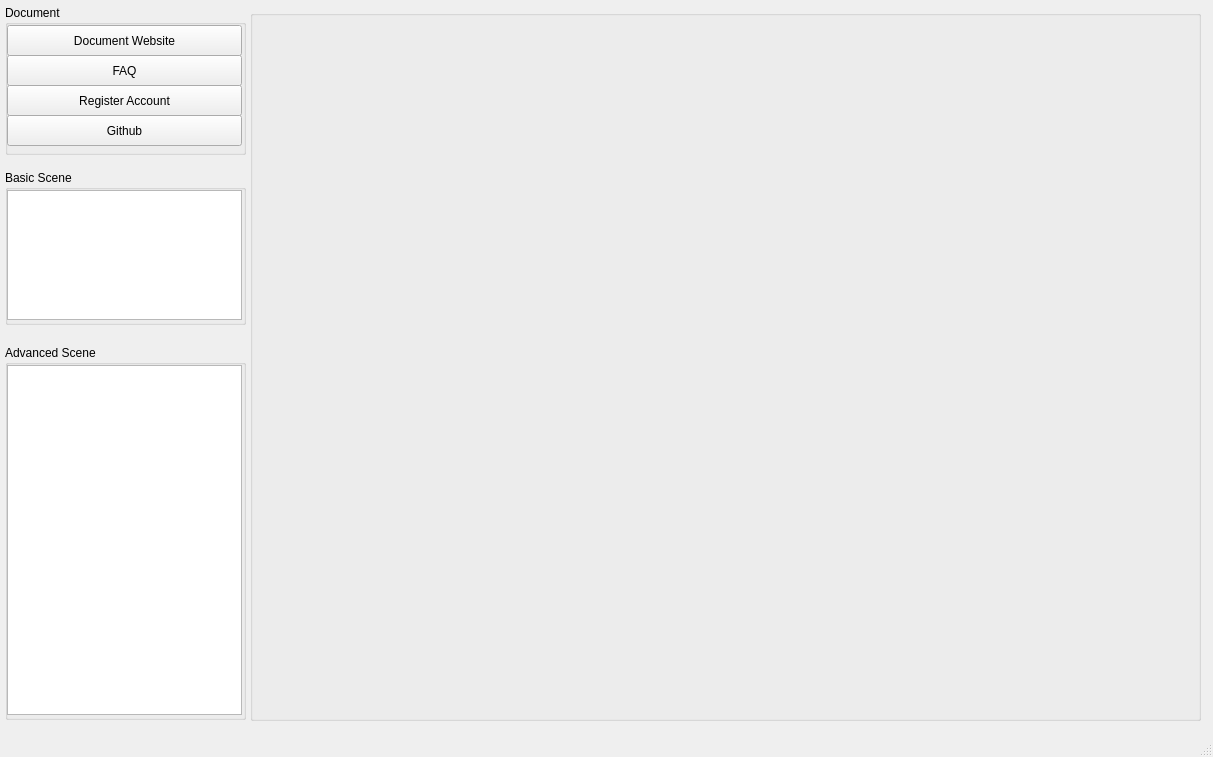
<?xml version="1.0" encoding="UTF-8"?>
<ui version="4.0">
 <class>MainWindow</class>
 <widget class="QMainWindow" name="MainWindow">
  <property name="geometry">
   <rect>
    <x>0</x>
    <y>0</y>
    <width>1213</width>
    <height>757</height>
   </rect>
  </property>
  <property name="windowTitle">
   <string>MainWindow</string>
  </property>
  <widget class="QWidget" name="centralwidget">
   <widget class="QGroupBox" name="groupBoxDoc">
    <property name="geometry">
     <rect>
      <x>5</x>
      <y>5</y>
      <width>241</width>
      <height>150</height>
     </rect>
    </property>
    <property name="title">
     <string>Document</string>
    </property>
    <widget class="QPushButton" name="btnAgoraSite">
     <property name="geometry">
      <rect>
       <x>2</x>
       <y>20</y>
       <width>235</width>
       <height>31</height>
      </rect>
     </property>
     <property name="text">
      <string>Document Website</string>
     </property>
    </widget>
    <widget class="QPushButton" name="btnFAQ">
     <property name="geometry">
      <rect>
       <x>2</x>
       <y>50</y>
       <width>235</width>
       <height>31</height>
      </rect>
     </property>
     <property name="text">
      <string>FAQ</string>
     </property>
    </widget>
    <widget class="QPushButton" name="btnRegister">
     <property name="geometry">
      <rect>
       <x>2</x>
       <y>80</y>
       <width>235</width>
       <height>31</height>
      </rect>
     </property>
     <property name="text">
      <string>Register Account</string>
     </property>
    </widget>
    <widget class="QPushButton" name="btnGithub">
     <property name="geometry">
      <rect>
       <x>2</x>
       <y>110</y>
       <width>235</width>
       <height>31</height>
      </rect>
     </property>
     <property name="text">
      <string>Github</string>
     </property>
    </widget>
   </widget>
   <widget class="QGroupBox" name="groupBoxBasic">
    <property name="geometry">
     <rect>
      <x>5</x>
      <y>170</y>
      <width>241</width>
      <height>155</height>
     </rect>
    </property>
    <property name="title">
     <string>Basic Scene</string>
    </property>
    <widget class="QListWidget" name="listWidgetBasic">
     <property name="geometry">
      <rect>
       <x>2</x>
       <y>20</y>
       <width>235</width>
       <height>130</height>
      </rect>
     </property>
    </widget>
   </widget>
   <widget class="QGroupBox" name="groupBoxAdvanced">
    <property name="geometry">
     <rect>
      <x>5</x>
      <y>345</y>
      <width>241</width>
      <height>375</height>
     </rect>
    </property>
    <property name="title">
     <string>Advanced Scene</string>
    </property>
    <widget class="QListWidget" name="listWidgetAdvanced">
     <property name="geometry">
      <rect>
       <x>2</x>
       <y>20</y>
       <width>235</width>
       <height>350</height>
      </rect>
     </property>
    </widget>
   </widget>
   <widget class="QGroupBox" name="groupBoxScene">
    <property name="geometry">
     <rect>
      <x>250</x>
      <y>10</y>
      <width>951</width>
      <height>711</height>
     </rect>
    </property>
    <property name="title">
     <string/>
    </property>
   </widget>
  </widget>
  <widget class="QMenuBar" name="menubar">
   <property name="geometry">
    <rect>
     <x>0</x>
     <y>0</y>
     <width>1213</width>
     <height>22</height>
    </rect>
   </property>
  </widget>
  <widget class="QStatusBar" name="statusbar"/>
 </widget>
 <resources/>
 <connections/>
</ui>
